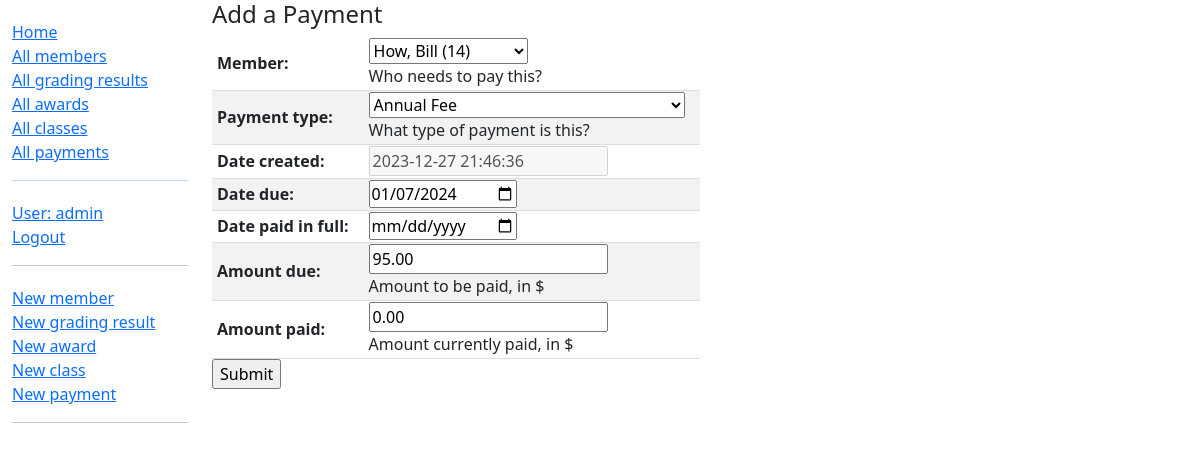
Before: /dashboard/payment/2/update (signed in) with the older database file.
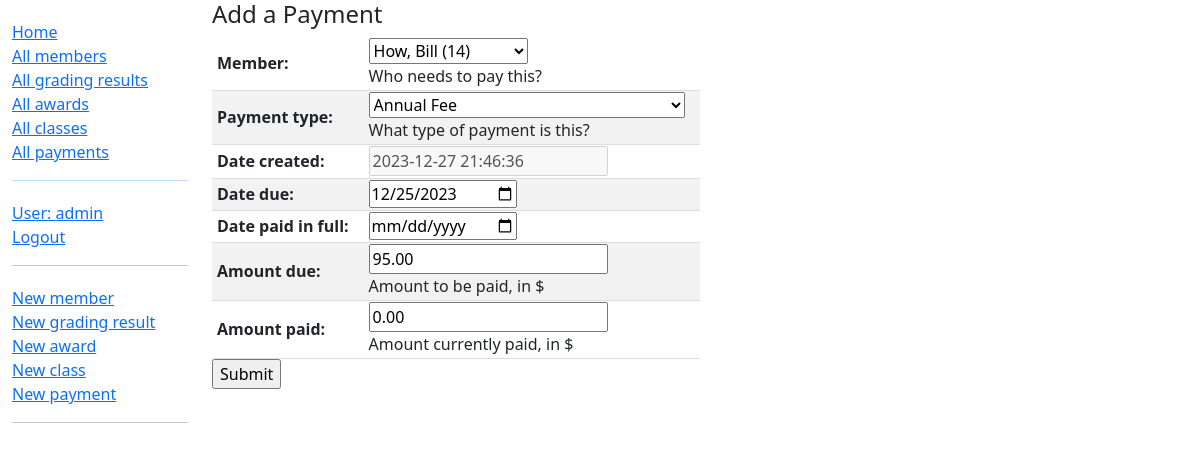
After: the same page with the newer database file.
### dashboard/models.py (models this page shows, shortened)
class Payment(models.Model):
    member = models.ForeignKey(Member, help_text='Who needs to pay this?', on_delete=models.PROTECT)
    paymenttype = models.ForeignKey('PaymentType', help_text='What type of payment is this?', null=True, on_delete=models.SET_NULL, verbose_name='Payment type')
    date_created = models.DateTimeField(default=timezone.now)
    date_due = models.DateTimeField()
    date_paid_in_full = models.DateTimeField(null=True, blank=True)
    amount_due = models.DecimalField(max_digits=7, decimal_places=2, help_text='Amount to be paid, in $', default=0)
    amount_paid = models.DecimalField(max_digits=7, decimal_places=2, help_text='Amount currently paid, in $', default=0)
    class Meta:
        ordering = ['-date_due', 'paymenttype']

### dashboard/views.py (the view)
# urls.py: path('payment/<int:pk>/update', views.PaymentUpdate.as_view(), name='update-payment'),
class PaymentUpdate(LoginRequiredMixin, UpdateView):
    model = Payment
    form_class = PaymentForm

### dashboard/forms.py
class PaymentForm(ModelForm):
    date_created = DateTimeField(disabled=True, initial=timezone.now())
    class Meta:
        model = Payment
        fields = ['member', 'paymenttype', 'date_created', 'date_due', 'date_paid_in_full', 'amount_due', 'amount_paid']
        widgets = {
            'date_due': DateInput(attrs={'type': 'date'}),
            'date_paid_in_full': DateInput(attrs={'type':'date'})
        }

### dashboard/models.py (called while the page is built)
    def __str__(self):
        return f'{self.last_name}, {self.first_name} ({self.idnumber})'

    def __str__(self):
        return f'{self.name}'

### dashboard/templates/dashboard/payment_form.html (shortened to what this page needs)
{% extends "base_generic.html" %}
{% block content %}
<h4>Add a Payment</h4>
<form action="" method="post">
  <table>
    {{ form.as_table }}
  </table>
  <input type="submit" value="Submit" />
</form>
{% endblock %}

Changed rows visible on the page:
changed Payment "How, Bill (14)": date_due "01/07/2024" → "12/25/2023"
